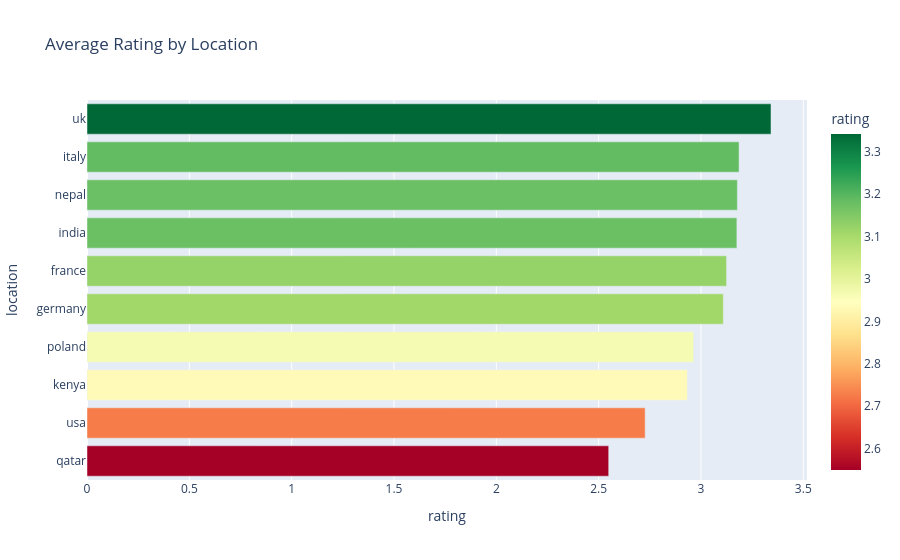

The notebook cell saved with this chart:
### Code cell
import plotly.express as px
loc_stats = filtered_df.groupby('location')['rating'].mean().reset_index()
loc_stats = loc_stats.sort_values('rating', ascending=True).tail(20)
fig = px.bar(
    loc_stats, 
    x='rating',           # The numbers (Average stars)
    y='location',         # The names (Countries/Cities)
    orientation='h',      # Horizontal bars
    color='rating',       # Color them by score
    color_continuous_scale='RdYlGn',  # Red to Green colors
    title='Average Rating by Location'
)

fig.show()

### Figure 1 — Plotly figure (JSON) as saved in the notebook; plotly's stock layout.template omitted (floating-point values rounded to 4 significant figures)
{"data": [{"alignmentgroup": "True", "hovertemplate": "rating=%{marker.color}<br>location=%{y}<extra></extra>", "legendgroup": "", "marker": {"color": [2.549, 2.727, 2.933, 2.964, 3.109, 3.125, 3.175, 3.178, 3.186, 3.342], "coloraxis": "coloraxis", "pattern": {"shape": ""}}, "name": "", "offsetgroup": "", "orientation": "h", "showlegend": false, "textposition": "auto", "type": "bar", "x": [2.549, 2.727, 2.933, 2.964, 3.109, 3.125, 3.175, 3.178, 3.186, 3.342], "xaxis": "x", "y": ["qatar", "usa", "kenya", "poland", "germany", "france", "india", "nepal", "italy", "uk"], "yaxis": "y"}], "layout": {"barmode": "relative", "coloraxis": {"colorbar": {"title": {"text": "rating"}}, "colorscale": [[0, "rgb(165,0,38)"], [0.1, "rgb(215,48,39)"], [0.2, "rgb(244,109,67)"], [0.3, "rgb(253,174,97)"], [0.4, "rgb(254,224,139)"], [0.5, "rgb(255,255,191)"], [0.6, "rgb(217,239,139)"], [0.7, "rgb(166,217,106)"], [0.8, "rgb(102,189,99)"], [0.9, "rgb(26,152,80)"], [1, "rgb(0,104,55)"]]}, "legend": {"tracegroupgap": 0}, "title": {"text": "Average Rating by Location"}, "xaxis": {"anchor": "y", "domain": [0, 1], "title": {"text": "rating"}}, "yaxis": {"anchor": "x", "domain": [0, 1], "title": {"text": "location"}}}}
